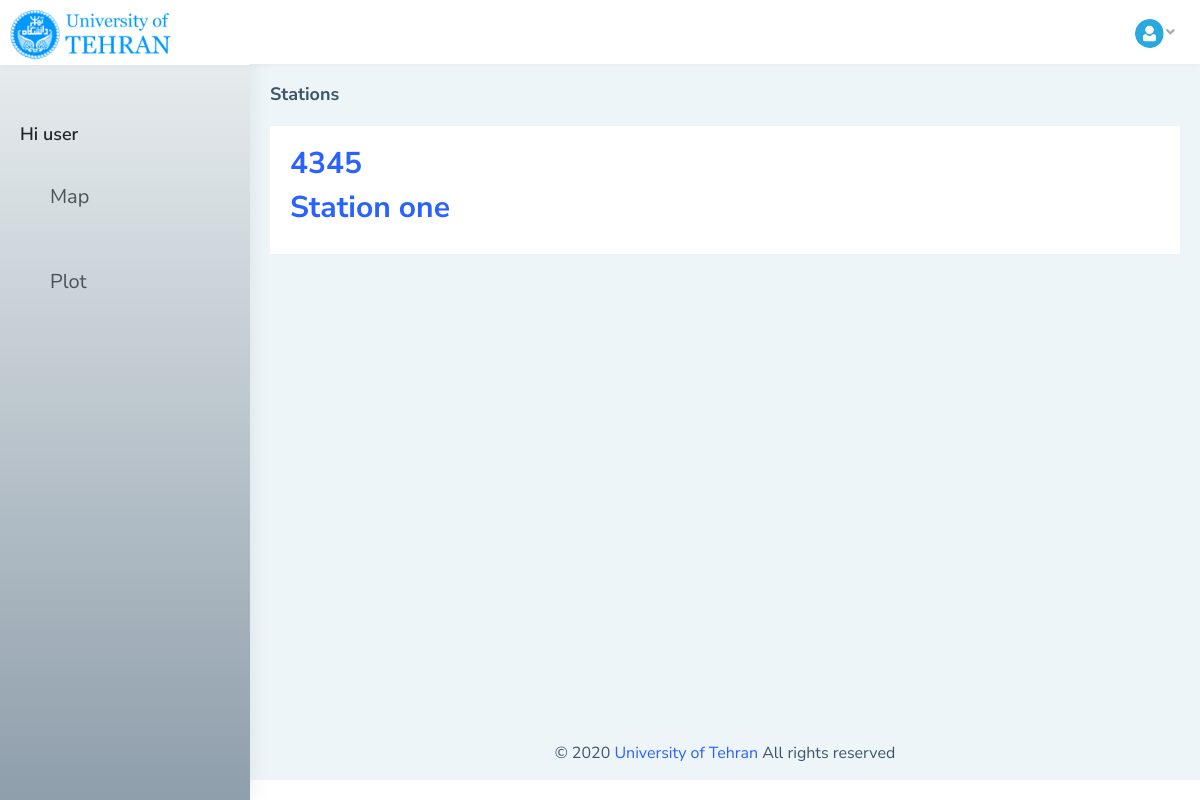
Screenshot of /stations/ (signed in) with the database file from the repository.
### users/models.py (models this page shows)
class CustomUser(AbstractUser):
    phone_number = models.PositiveIntegerField(null=True, blank=True, unique=True)
    email = models.EmailField(unique=True)
    email_confirmed = models.BooleanField(default=False)
    UsersTypes = (
        ('is_user', 'user'),
        ('is_operator', 'operator'),
        ('is_admin', 'admin'),
    )
    userType = models.CharField(max_length= 20, choices = UsersTypes, default='is_user')

### stations/models.py (models this page shows)
class Setup(models.Model):
	operator_name = models.CharField(max_length=150)
	station_name = models.CharField(max_length=150, unique=True)
	address = models.CharField(max_length=255, blank=False)
	description = models.TextField(blank=False)
	date = models.DateTimeField(auto_now_add=True)
	status = models.BooleanField(default=False)
	def __str__(self):
		return self.station_name
	def get_absolute_url(self):
		return reverse('station_detail', args=[str(self.id)])

### stations/views.py (the view)
# urls.py: path('', station_list, name="station_list"),
def station_list(request):
	if request.method == "GET":
		station_list = Setup.objects.all()
		print(station_list)
		return render(request, 'station_list.html', {'station_list':station_list})

### stations/templates/station_list.html (shortened to what this page needs)
{% extends "base.html" %} {% load static %} {% load crispy_forms_tags %}
{% block pageName %} Stations{% endblock %} {% block content %}
	{% for station in station_list %}
		<div>
			<h2><a href="{{ station.get_absolute_url }}">{{ station.station_name}}</a></h2>
		</div>
		{% endfor %}
{% endblock %}

### templates/base.html (shortened to what this page needs)
{% load static %}
<!DOCTYPE html>
<html>
<head>
    <link href="{% static 'dist/css/style.min.css' %}" rel="stylesheet">
    <link href="{% static 'dist/css/stations.css' %}" rel="stylesheet">
</head>
<body>
    <div id="main-wrapper" data-layout="vertical" data-navbarbg="skin5" data-sidebartype="full" data-sidebar-position="absolute" data-header-position="absolute" data-boxed-layout="full">
        <header class="topbar" data-navbarbg="skin5">
            <nav class="navbar top-navbar navbar-expand-md navbar-dark">
                <div class="navbar-header" data-logobg="skin5">
                    <a class="navbar-brand" href="https://ut.ac.ir" target="_blank">
                        <b class="logo-icon">
                                    <img src="{% static 'assets/images/logo.png' %}" alt="homepage" class="light-logo" />
                                </b>
                    </a>
                </div>
                <div class="navbar-collapse collapse" id="navbarSupportedContent" data-navbarbg="skin5">
                    <ul class="navbar-nav float-right">
                        <li class="nav-item dropdown">
                            <a class="nav-link dropdown-toggle text-muted waves-effect waves-dark pro-pic" href="" data-toggle="dropdown" aria-haspopup="true" aria-expanded="false"><img src="{% static 'assets/images/users/1.jpg' %}" alt="user" class="rounded-circle" width="31"><i class="fa fa-angle-down"> </i></a>
                        </li>
                    </ul>
                </div>
            </nav>
        </header>
        <aside class="left-sidebar" data-sidebarbg="skin6">
            <div class="scroll-sidebar">
                <nav class="sidebar-nav">
                    <ul id="sidebarnav">
                        <li>
                            <div class="user-profile d-flex no-block dropdown m-t-20">
                                <div class="user-content hide-menu m-l-10">
                                    <div class="main">
                                    </div>
                                    <h4 class="m-b-0 user-name font-medium"> Hi {{ request.user.username }} </h4>
                                </div>
                            </div>
                        </li>
                        <div class="User-profile-custom">
                            <li class="sidebar-item"> <a class="sidebar-link waves-effect waves-dark sidebar-link" href="{% url 'map' %}" aria-expanded="false"><i class="mdi mdi-map"></i><span class="hide-menu">Map</span></a></li>
                            <li class="sidebar-item"> <a class="sidebar-link waves-effect waves-dark sidebar-link" href="{% url 'plot' %}" aria-expanded="false"><i class="mdi mdi-chart-line"></i><span class="hide-menu">Plot</span></a></li>
                        </div>
                    </ul>
                </nav>
            </div>
        </aside>
        <div class="page-wrapper">
            <div class="page-breadcrumb">
                <div class="row align-items-center">
                    <div class="col-5">
                        <h4 class="page-title">{% block pageName %}{% endblock %}</h4>
                    </div>
                </div>
            </div>
            <div class="container-fluid">
                <div class="row">
                    <div class="col-12">
                        <div class="card">
                            <div class="card-body">
                                {% block content %}{% endblock %}
                            </div>
                        </div>
                    </div>
                </div>
            </div>
            <footer class="footer text-center">
                © 2020 <a href="https://ut.ac.ir" target="_blank">University of Tehran</a> All rights reserved
            </footer>
        </div>
    </div>
</body>
</html>

### rows the page displays
CustomUser: user.username "user"
Setup: station_name "4345"
Setup: station_name "Station one"
